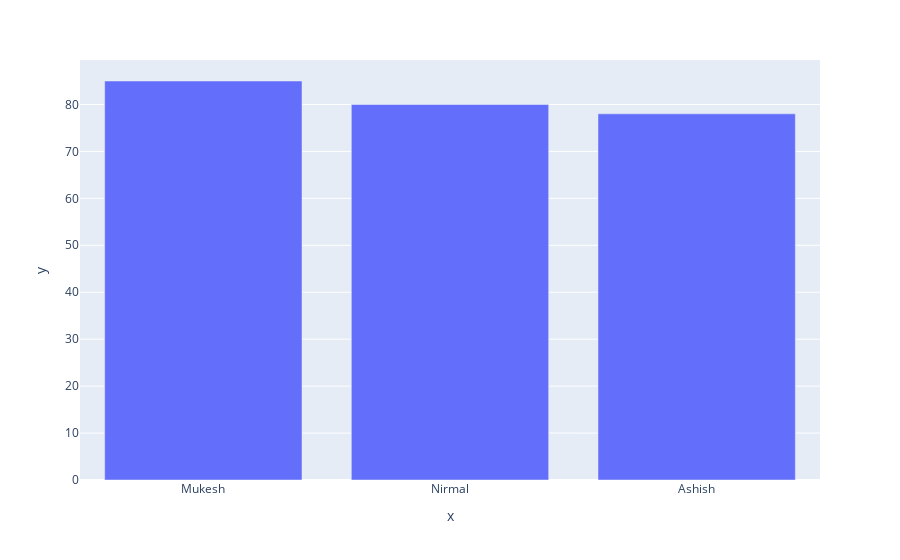

This figure's notebook cell:
### Code cell
#Bar Plot
px.bar(x=['Mukesh','Nirmal','Ashish'],y=[85,80,78])

### Figure 1 — Plotly figure (JSON) as saved in the notebook; plotly's stock layout.template omitted (floating-point values rounded to 4 significant figures)
{"data": [{"alignmentgroup": "True", "hovertemplate": "x=%{x}<br>y=%{y}<extra></extra>", "legendgroup": "", "marker": {"color": "#636efa", "pattern": {"shape": ""}}, "name": "", "offsetgroup": "", "orientation": "v", "showlegend": false, "textposition": "auto", "type": "bar", "x": ["Mukesh", "Nirmal", "Ashish"], "xaxis": "x", "y": [85, 80, 78], "yaxis": "y"}], "layout": {"autosize": true, "barmode": "relative", "legend": {"tracegroupgap": 0}, "margin": {"t": 60}, "xaxis": {"anchor": "y", "autorange": true, "domain": [0, 1], "range": [-0.5, 2.5], "title": {"text": "x"}, "type": "category"}, "yaxis": {"anchor": "x", "autorange": true, "domain": [0, 1], "range": [0, 89.47], "title": {"text": "y"}, "type": "linear"}}}
